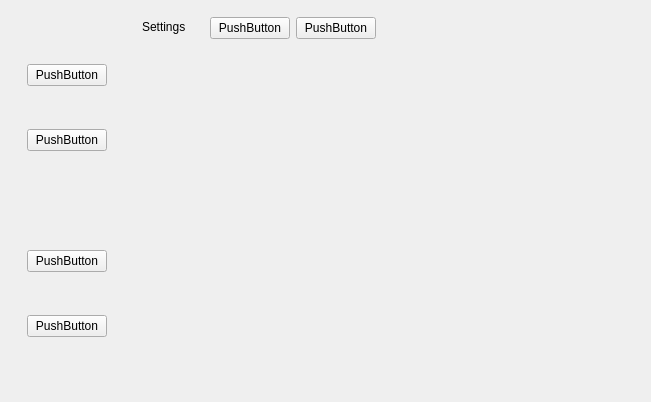
<?xml version="1.0" encoding="UTF-8"?>
<ui version="4.0">
 <class>MainWindow</class>
 <widget class="QMainWindow" name="MainWindow">
  <property name="geometry">
   <rect>
    <x>0</x>
    <y>0</y>
    <width>651</width>
    <height>402</height>
   </rect>
  </property>
  <property name="windowTitle">
   <string>MainWindow</string>
  </property>
  <widget class="QWidget" name="centralwidget">
   <layout class="QHBoxLayout" name="horizontalLayout">
    <item>
     <widget class="QWidget" name="widget" native="true">
      <layout class="QVBoxLayout" name="verticalLayout">
       <item>
        <widget class="QWidget" name="widget_3" native="true">
         <layout class="QVBoxLayout" name="verticalLayout_3">
          <item>
           <widget class="QPushButton" name="pushButton">
            <property name="text">
             <string>PushButton</string>
            </property>
           </widget>
          </item>
          <item>
           <widget class="QPushButton" name="pushButton_2">
            <property name="text">
             <string>PushButton</string>
            </property>
           </widget>
          </item>
         </layout>
        </widget>
       </item>
       <item>
        <widget class="QWidget" name="widget_4" native="true">
         <layout class="QVBoxLayout" name="verticalLayout_2">
          <item>
           <widget class="QPushButton" name="pushButton_3">
            <property name="text">
             <string>PushButton</string>
            </property>
           </widget>
          </item>
          <item>
           <widget class="QPushButton" name="pushButton_4">
            <property name="text">
             <string>PushButton</string>
            </property>
           </widget>
          </item>
         </layout>
        </widget>
       </item>
      </layout>
     </widget>
    </item>
    <item>
     <widget class="QStackedWidget" name="stackedWidget">
      <property name="currentIndex">
       <number>1</number>
      </property>
      <widget class="QWidget" name="page">
       <layout class="QVBoxLayout" name="verticalLayout_4">
        <item alignment="Qt::AlignVCenter">
         <widget class="QWidget" name="widget_2" native="true">
          <layout class="QVBoxLayout" name="verticalLayout_5">
           <item alignment="Qt::AlignHCenter">
            <widget class="QLabel" name="label">
             <property name="text">
              <string>TextLabel</string>
             </property>
            </widget>
           </item>
           <item>
            <widget class="QComboBox" name="comboBox"/>
           </item>
           <item alignment="Qt::AlignHCenter">
            <widget class="QLabel" name="label_2">
             <property name="text">
              <string>TextLabel</string>
             </property>
            </widget>
           </item>
           <item>
            <widget class="QComboBox" name="comboBox_2"/>
           </item>
           <item>
            <widget class="QPushButton" name="pushButton_5">
             <property name="text">
              <string>PushButton</string>
             </property>
            </widget>
           </item>
          </layout>
         </widget>
        </item>
       </layout>
      </widget>
      <widget class="QWidget" name="page_2">
       <layout class="QVBoxLayout" name="verticalLayout_6">
        <property name="spacing">
         <number>1</number>
        </property>
        <property name="leftMargin">
         <number>2</number>
        </property>
        <property name="topMargin">
         <number>2</number>
        </property>
        <property name="rightMargin">
         <number>2</number>
        </property>
        <property name="bottomMargin">
         <number>2</number>
        </property>
        <item alignment="Qt::AlignTop">
         <widget class="QWidget" name="widget_5" native="true">
          <layout class="QHBoxLayout" name="horizontalLayout_2">
           <property name="topMargin">
            <number>3</number>
           </property>
           <property name="bottomMargin">
            <number>0</number>
           </property>
           <item alignment="Qt::AlignLeft">
            <widget class="QLabel" name="label_3">
             <property name="text">
              <string>Settings</string>
             </property>
             <property name="alignment">
              <set>Qt::AlignLeading|Qt::AlignLeft|Qt::AlignVCenter</set>
             </property>
            </widget>
           </item>
           <item>
            <widget class="QWidget" name="widget_7" native="true">
             <property name="sizePolicy">
              <sizepolicy hsizetype="Expanding" vsizetype="Preferred">
               <horstretch>0</horstretch>
               <verstretch>0</verstretch>
              </sizepolicy>
             </property>
             <layout class="QHBoxLayout" name="horizontalLayout_3">
              <property name="topMargin">
               <number>0</number>
              </property>
              <property name="bottomMargin">
               <number>0</number>
              </property>
              <item alignment="Qt::AlignLeft">
               <widget class="QWidget" name="widget_8" native="true">
                <layout class="QHBoxLayout" name="horizontalLayout_4">
                 <property name="topMargin">
                  <number>3</number>
                 </property>
                 <property name="bottomMargin">
                  <number>0</number>
                 </property>
                 <item>
                  <widget class="QPushButton" name="pushButton_6">
                   <property name="text">
                    <string>PushButton</string>
                   </property>
                  </widget>
                 </item>
                 <item>
                  <widget class="QPushButton" name="pushButton_7">
                   <property name="text">
                    <string>PushButton</string>
                   </property>
                  </widget>
                 </item>
                </layout>
               </widget>
              </item>
             </layout>
            </widget>
           </item>
          </layout>
         </widget>
        </item>
        <item>
         <widget class="QWidget" name="widget_6" native="true">
          <property name="sizePolicy">
           <sizepolicy hsizetype="Preferred" vsizetype="Expanding">
            <horstretch>0</horstretch>
            <verstretch>0</verstretch>
           </sizepolicy>
          </property>
         </widget>
        </item>
       </layout>
      </widget>
     </widget>
    </item>
   </layout>
  </widget>
 </widget>
 <resources/>
 <connections/>
</ui>
